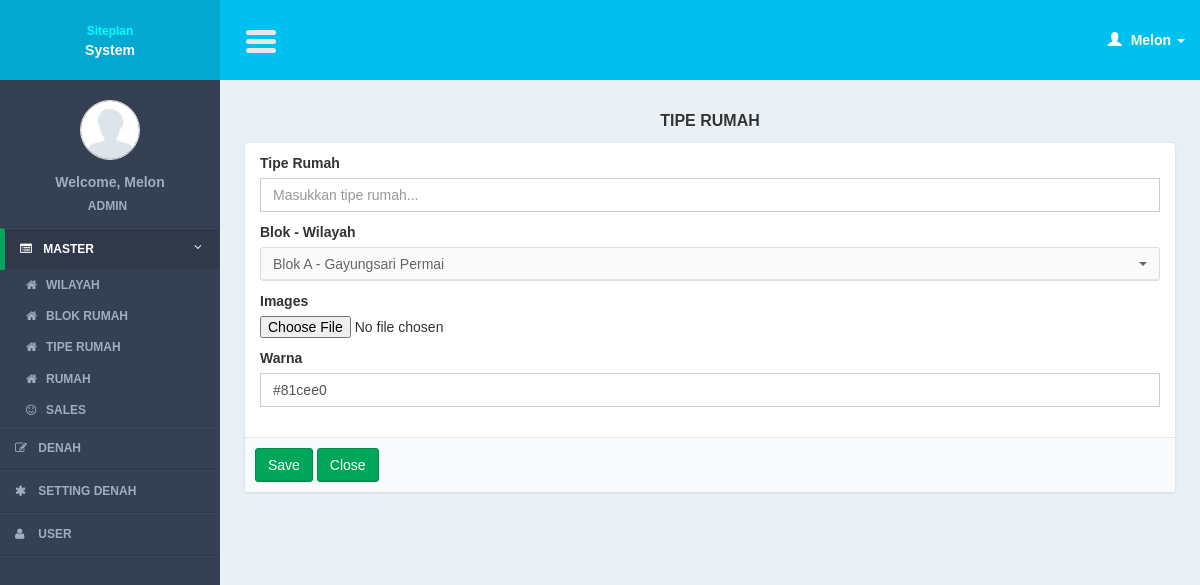
The app's page /controllers/table_type.php?page=form (signed in), older data.
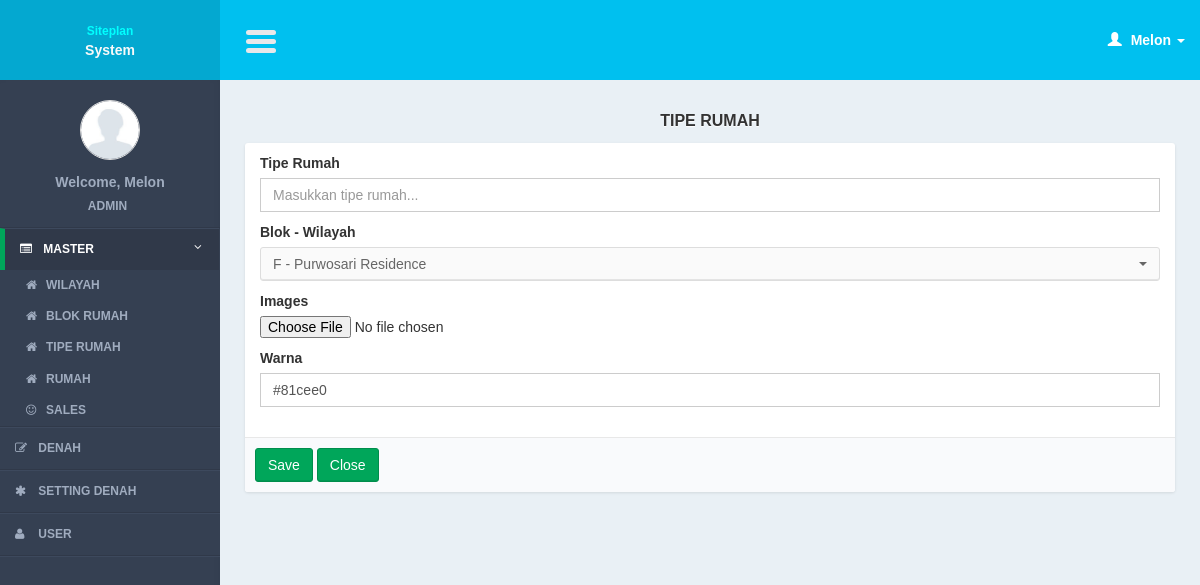
The same page, newer data.
### tables this page shows
CREATE TABLE IF NOT EXISTS `table_blocks` (
`tb_id` int(11) NOT NULL,
  `tb_name` varchar(100) NOT NULL,
  `building_id` int(11) NOT NULL
);

CREATE TABLE IF NOT EXISTS `buildings` (
`building_id` int(11) NOT NULL,
  `building_name` varchar(100) NOT NULL,
  `building_img` text NOT NULL
);

### models/table_type_model.php (called while the page is built, shortened)
<?php
function select_table_block(){
	$query = mysql_query("select a.* , b.building_name
							from table_blocks a
							join buildings b on b.building_id = a.building_id
							order by building_id");
	return $query;
}
?>

### views/table_type/form.php (the view, shortened to what this page needs)
    <section class="content">
        <div class="row">
            <div class="col-md-12">
              <div class="title_page"> <?= $title ?></div>
                 <form action="<?= $action?>" method="post" enctype="multipart/form-data" role="form">
                <div class="box box-cokelat">
                    <div class="box-body">
                            <div class="col-md-12">
                            <div class="form-group">
                                <label>Tipe Rumah</label>
                                <input required type="text" name="i_name" class="form-control" placeholder="Masukkan tipe rumah..." value="<?= $row->tt_name ?>"/>
                            </div>
                       		 <div class="form-group">
                              <label>Blok - Wilayah</label>
                               <?php
                               while($r_tb = mysql_fetch_array($query_tb)){
 ?>
                                 <option value="<?= $r_tb['tb_id'] ?>" <?php if($row->tb_id == $r_tb['tb_id']){ ?> selected="selected"<?php } ?>><?= $r_tb['tb_name']." - ".$r_tb['building_name']?></option>
                                 <?php
 }
?>
                      		</div>
                                <div class="form-group">
                             <label>Images</label>
                               <input type="file" name="i_img" id="i_img" />
                            </div>
                        <div class="form-group">
                            <label>Warna</label>
                            <input required name="i_color" type="text" class="form-control my-colorpicker1" value="<?= $row->tt_color ?>"/>
                        </div>
                            </div>
                    </div>
                      <div class="box-footer">
                    <input class="btn btn-success" type="submit" value="Save"/>
                    <a href="<?= $close_button?>" class="btn btn-success" >Close</a>
                 </div>
                </div>
           </form>
            </div>
        </div>
    </section>

Row changes from the older to the newer data that the page shows:
removed table_blocks: tb_name "Blok A", building.building_name "Gayungsari Permai"
added table_blocks: tb_name "F", building.building_name "Purwosari Residence"
